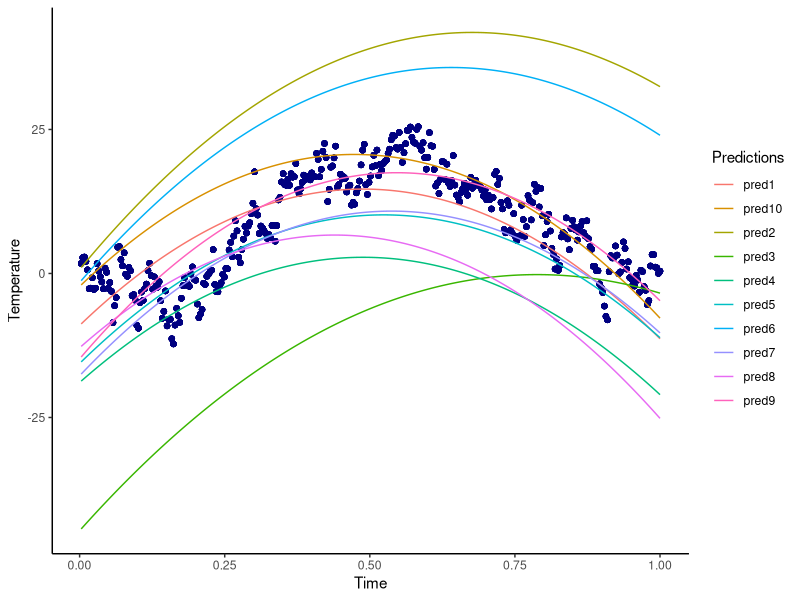
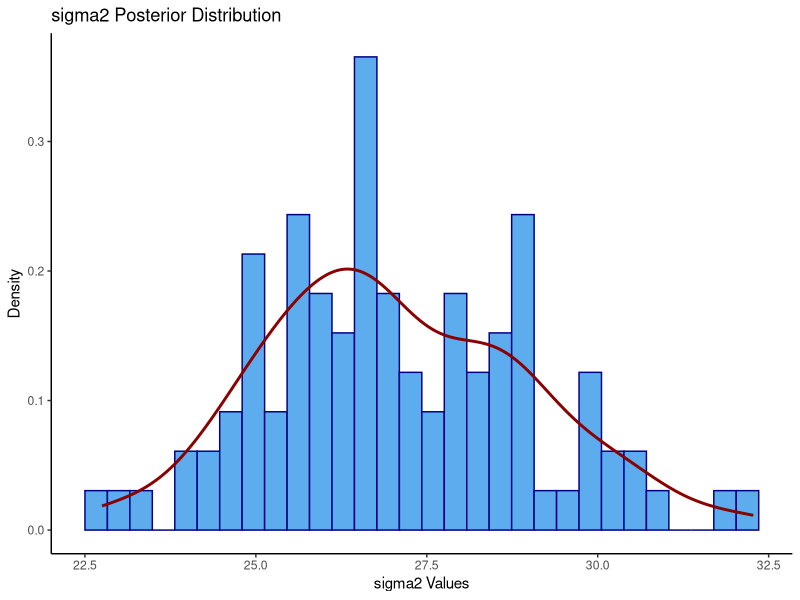
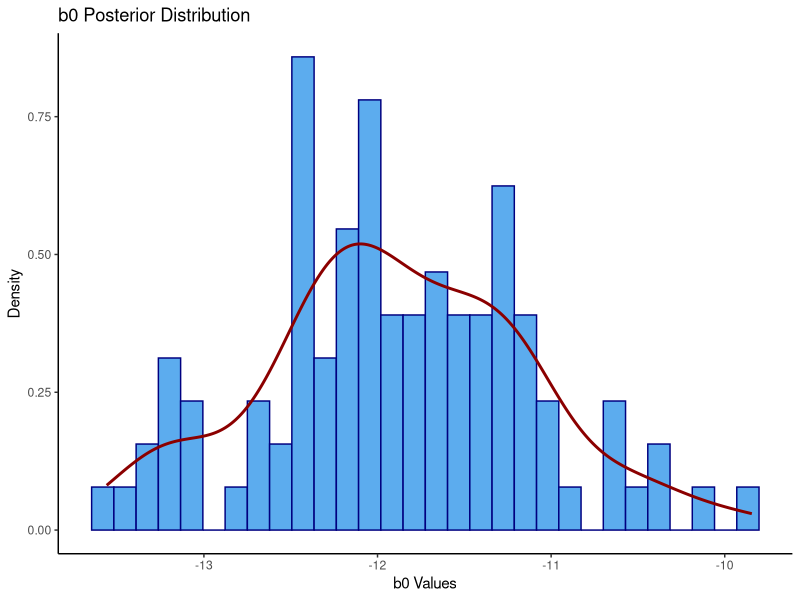
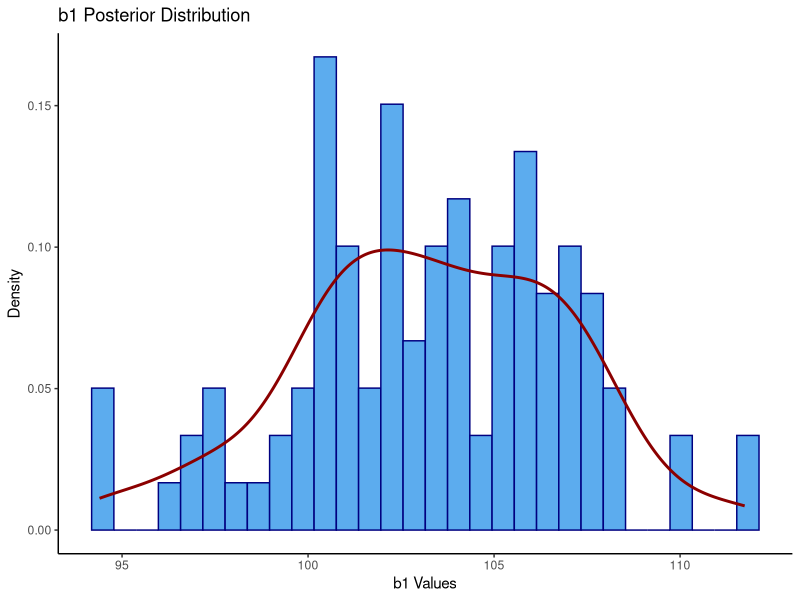
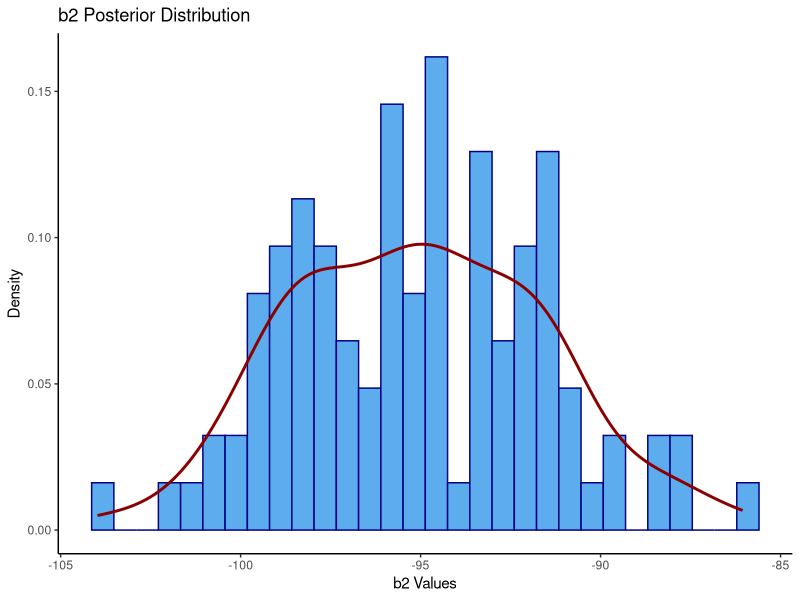
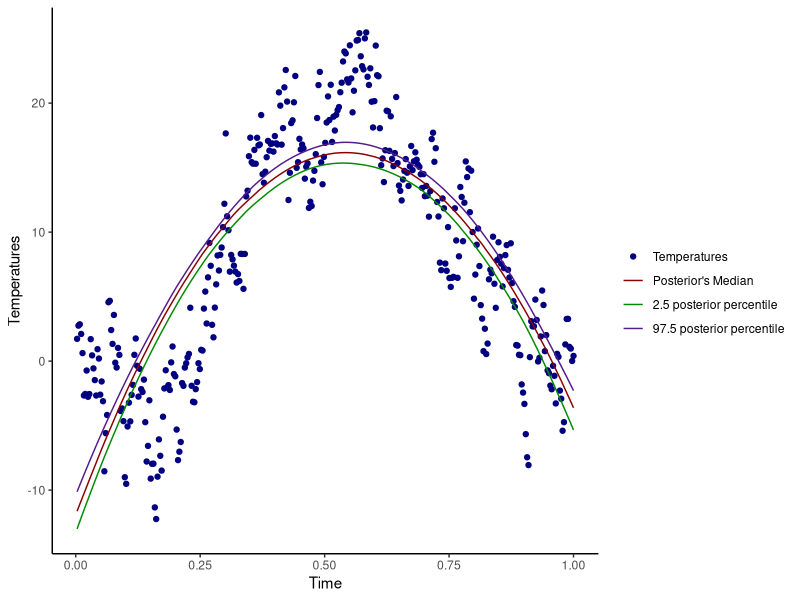

Write the R code that produced these figures, in order.
## ---- chunk 1
knitr::opts_chunk$set(echo = TRUE)
knitr::opts_chunk$set(tidy.opts = list(width.cutoff = 60), tidy = TRUE)
library(mvtnorm)
library(ggplot2)
library(tidyr)

## ---- chunk 2
#__________________Assignment 1__________________#

#reading data
temperatures <- read.table("TempLambohov.txt",header = TRUE)

## ---- chunk 3
#given parameters
m_0 <- c(-10,100,-100)
omega_0 <- 0.02 * diag(3)
n_0 <- 3
sigma2_0 <- 2

## ---- chunk 4
#Task 1a

set.seed(123456)

#number of draws
N <-10

#matrix to save b0, b1, b2 
b <- matrix(NA,nrow = N, ncol = length(m_0))

#matrix to save the predicted temperatures
pred_temp <- matrix(NA, nrow = N, ncol = nrow(temperatures))

for(i in 1:N){
    
    #Inv-x simulator from lab 1
    sigma2 <- n_0 * sigma2_0 / rchisq(1,n_0)
    
    #generate b0,b1,b2
    b[i,]<-rmvnorm(1,mean = m_0, sigma = sigma2*solve(omega_0))
    
    #quadratic regression model
    pred_temp[i,]<-b[i,1] + b[i,2]*temperatures$time + b[i,3]*(temperatures$time^2) + rnorm(1,0,sigma2)
}

## ---- chunk 5
#preparing data for plot
rownames(pred_temp) <- c("pred1","pred2","pred3","pred4","pred5","pred6","pred7","pred8","pred9","pred10")
pred_temp <- t(pred_temp)

plot_data <- cbind(temperatures,pred_temp)

plot_data <- pivot_longer(plot_data, c(3:12))

## ---- chunk 6
ggplot(plot_data)+
  geom_point(aes(x = time, y = temp), color = "navy") + 
  geom_line(aes(x = time, y = value, color = name)) +
  theme(legend.position="right") +
  guides(color=guide_legend("Predictions")) +
  xlab("Time") +
  ylab("Temperature") +
  theme_classic()

## ---- chunk 7
#Task 1b i

set.seed(123456)

#matrix with the times (1st collum with 1 because of the intercept)
X <- cbind(rep(1,nrow(temperatures)), temperatures$time, temperatures$time^2)
#vector with target values
y <- temperatures$temp
#calculate b hat
b_hat<-solve(t(X)%*%X)%*%t(X)%*%y

#number of samples
N <- 100

#matrix to store the beta values
b <- matrix(0,N,length(m_0)) 
#vector to store sigma2 values
sigma2 <- c()

for (i in 1:N){
  
  #calculate mu_n
  m_n <- solve( t(X) %*% X + omega_0 )%*%(t(X) %*% X %*% b_hat + omega_0 %*% m_0 )
  
  #calculate omega_n
  omega_n <- t(X) %*% X + omega_0
  
  #calculate n_n
  n_n <- n_0 + nrow(temperatures)
  
  #calculate sigma_n
  sigma2_n <- (n_0 * sigma2_0 + (t(y) %*% y + t(m_0) %*% omega_0 %*% m_0 - t(m_n) %*% omega_n %*% m_n))/n_n

  #Inv-x simulator from lab 1
  sigma2[i] <- n_n * sigma2_n / rchisq(1,n_n)
  
  #generate b0,b1,b2
  b[i,] <- rmvnorm(1,mean=m_n,sigma=sigma2[i]*solve(omega_n))
  
}

## ---- chunk 8
#df of sigma2 for plot
plot_df_sigma2 <- data.frame("sigma2" = sigma2)

#histogram of sigma2
ggplot(plot_df_sigma2, aes(x=sigma2)) +
  geom_histogram(bins = 30, color = "navy", fill = "steelblue2", aes(y=..density..)) +
  geom_density(colour = "red4", size = 1) +
  ggtitle("sigma2 Posterior Distribution") +
  xlab("sigma2 Values") +
  ylab("Density") +
  theme_classic()

## ---- chunk 9
#df of betas for plot
plot_df_b <- data.frame("b0" = b[,1], "b1" = b[,2], "b2" = b[,3])

## ---- chunk 10
#histogram of sigma2
ggplot(plot_df_b, aes(x=b0)) +
  geom_histogram(bins = 30, color = "navy", fill = "steelblue2", aes(y=..density..)) +
  geom_density(colour = "red4", size = 1) +
  ggtitle("b0 Posterior Distribution") +
  xlab("b0 Values") +
  ylab("Density") +
  theme_classic()

## ---- chunk 11
#histogram of sigma2
ggplot(plot_df_b, aes(x=b1)) +
  geom_histogram(bins = 30, color = "navy", fill = "steelblue2", aes(y=..density..)) +
  geom_density(colour = "red4", size = 1) +
  ggtitle("b1 Posterior Distribution") +
  xlab("b1 Values") +
  ylab("Density") +
  theme_classic()

## ---- chunk 12
#histogram of sigma2
ggplot(plot_df_b, aes(x=b2)) +
  geom_histogram(bins = 30, color = "navy", fill = "steelblue2", aes(y=..density..)) +
  geom_density(colour = "red4", size = 1) +
  ggtitle("b2 Posterior Distribution") +
  xlab("b2 Values") +
  ylab("Density") +
  theme_classic()

## ---- chunk 13
#Task 1b ii

#matrix to store the predicted values
pred_temp2 <- matrix(NA,nrow(b),nrow(temperatures))

#calculate the predicted values
for (i in 1:nrow(b)){
  pred_temp2[i,]<-b[i,1] + b[i,2]*temperatures$time + b[i,3]*(temperatures$time^2)
}

#calculate posterior's median for every value of time
post_median <- c()
for (i in 1:ncol(pred_temp2)){
  post_median[i] <- median(pred_temp2[,i])
}

#calculate the 2.5 and 97.5 posterior percentiles of f (time) 
intervals <- matrix(NA, nrow = 2, ncol = ncol(pred_temp2))
for(i in 1:ncol(pred_temp2)){
  intervals[,i] <- quantile(pred_temp2[,i], probs = c(0.025,0.975))
}

## ---- chunk 14
#df for plot
plot_df_1b2 <- data.frame("temperatures" = temperatures$temp,
                          "time" = temperatures$time,
                          "interval1" = intervals[1,],
                          "interval2" = intervals[2,],
                          "medians" = post_median)

#scatterplot of the temperatures & curve of the posterior median & curves for the 95% equal tail posterior probability intervals
ggplot(data = plot_df_1b2) +
  geom_point(aes(x = time, y = temperatures, color="navy")) +
  geom_line(aes(x =time, y = medians, color = "red4")) +
  geom_line(aes(x = time, y = interval1, color = "green4")) +
  geom_line(aes(x = time, y = interval2, color = "purple4")) +
  theme(legend.position="right") +
  scale_color_identity(guide = "legend",
                       name = "",
                       breaks=c("navy", "red4", "green4", "purple4"),
                       labels = c("Temperatures",
                                "Posterior's Median", 
                                "2.5 posterior percentile",
                                "97.5 posterior percentile")) +
  xlab("Time") +
  ylab("Temperatures") +
  theme_classic()

## ---- chunk 15
#Task 1c

#getting the time with the highest expected temperature by using the above expression
max_temp <- max(-b[,2]/(2*b[,3]))
max_temp

## ---- chunk 16
#__________________Assignment 2__________________#

#reading data
women<-read.table("WomenAtWork.dat",header=T)

## ---- chunk 17
#Task 2a

#given parameteres
tau <- 5 

## ---- chunk 18
#target value
y = women$Work

#prior inputs
# Select which covariates/features to include
X <- as.matrix(women[2:8])
Xnames <- colnames(X)

Npar <- dim(X)[2]

# Setting up the prior
mu <- as.matrix(rep(0,Npar)) # Prior mean vector
Sigma <- tau^2 * diag(Npar) # Prior covariance matrix

# Functions that returns the log posterior for the logistic and probit regression.
# First input argument of this function must be the parameters we optimize on, 
# i.e. the regression coefficients beta.

LogPostLogistic <- function(betas,y,X,mu,Sigma){
  linPred <- X%*%betas
  logLik <- sum( linPred*y - log(1 + exp(linPred)) )
  if (abs(logLik) == Inf) logLik = -20000 # Likelihood is not finite, stear the optimizer away from here!
  logPrior <- dmvnorm(betas, mu, Sigma, log=TRUE)
  
  return(logLik + logPrior)
}

# Select the initial values for beta
initVal <- matrix(0,Npar,1)

# The argument control is a list of options to the optimizer optim, where fnscale=-1 means that we minimize 
# the negative log posterior. Hence, we maximize the log posterior.  
OptimRes <- optim(initVal,LogPostLogistic,gr=NULL,y,X,mu,Sigma,method=c("BFGS"),control=list(fnscale=-1),hessian=TRUE)
## ---- chunk 19
names(OptimRes$par) <- Xnames # Naming the coefficient by covariates
approxPostStd <- sqrt(diag(-solve(OptimRes$hessian))) # Computing approximate standard deviations.
names(approxPostStd) <- Xnames # Naming the coefficient by covariates
print('The posterior mode is:')
print(OptimRes$par)
print('The approximate posterior standard deviation is:')
approxPostStd <- sqrt(diag(-solve(OptimRes$hessian)))
print(approxPostStd)
## ---- chunk 20
interval <- c(OptimRes$par[6] - 1.96 * approxPostStd[6], OptimRes$par[6] + 1.96 * approxPostStd[6])
interval
